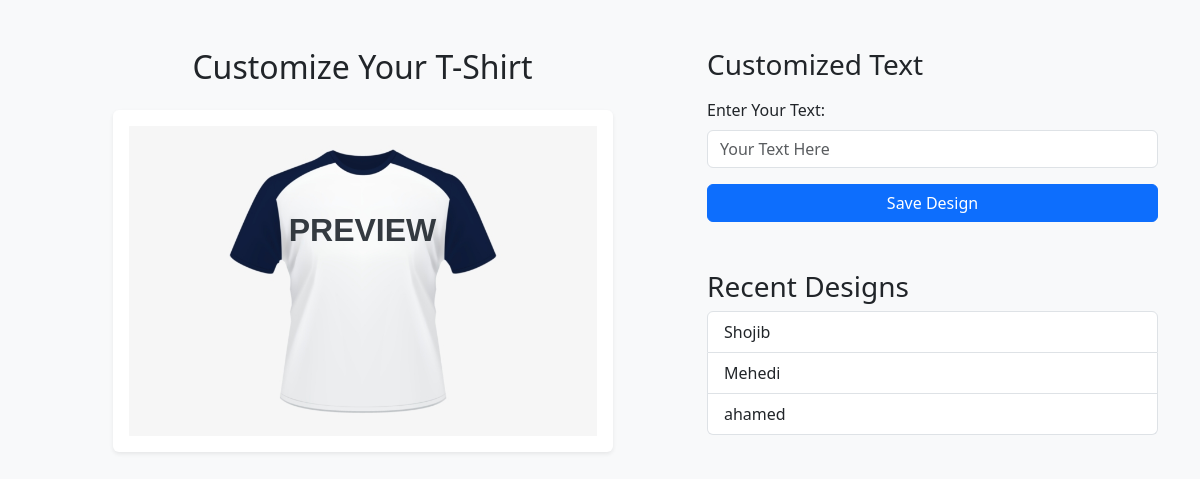
/task2/, run on an earlier commit of the app's database.
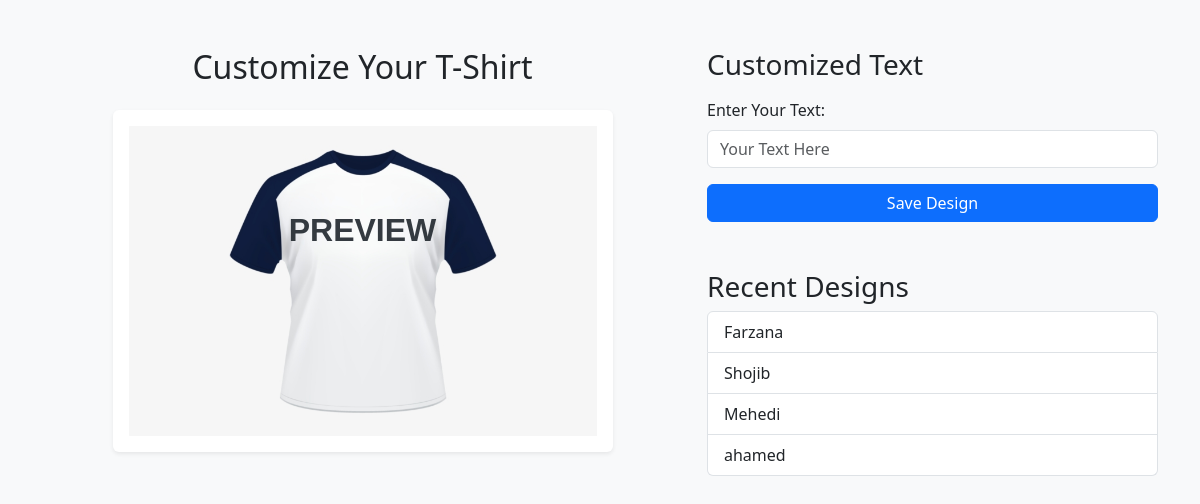
And on a later commit of the database.
### task_2/models.py (models this page shows, shortened)
class Customization(models.Model):
    product_id = models.CharField(max_length=50, default='t-shirt')
    custom_text = models.CharField(max_length=100)
    created_at = models.DateTimeField(auto_now_add=True)

### task_2/views.py (the view)
# urls.py: path('', views.designer_view, name='designer_view'),
def designer_view(request):
    designs = Customization.objects.order_by('-created_at')[:5]
    return render(request, 'task_2/index.html', {'designs': designs})

### templates/task_2/index.html (shortened to what this page needs)
{% load static %}
<!DOCTYPE html>
<html lang="en">
<head>
    <link href="https://cdn.jsdelivr.net/npm/bootstrap@5.3.2/dist/css/bootstrap.min.css" rel="stylesheet">
    <link rel="stylesheet" href="{% static 'task_2/css/style.css' %}">
</head>
<body class="bg-light">
    <div class="container mt-5">
        <div class="row">
            <div class="col-md-7">
                <h2 class="mb-4 text-center">Customize Your T-Shirt</h2>
                <div class="product-container shadow-sm p-3 bg-white rounded">
                    <img src="{% static 'task_2/images/tshirt.png' %}" class="img-fluid" alt="T-Shirt">
                    <div id="text-overlay" class="text-overlay">PREVIEW</div>
                </div>
            </div>
            <div class="col-md-5">
                <div class="controls mt-4 mt-md-0">
                    <h3 class="mb-3">Customized Text</h3>
                    <div class="mb-3">
                        <label for="customText" class="form-label">Enter Your Text:</label>
                        <input type="text" class="form-control" id="customText" placeholder="Your Text Here" maxlength="20">
                    </div>
                    <button id="saveButton" class="btn btn-primary w-100">Save Design</button>
                </div>
                <div class="designs mt-5">
                    <h3>Recent Designs</h3>
                    <ul id="designsList" class="list-group">
                        {% for design in designs %}
                            <li class="list-group-item">{{ design.custom_text }}</li>
                        {% empty %}
                            <li id="no-designs-msg" class="list-group-item">No designs saved yet.</li>
                        {% endfor %}
                    </ul>
                </div>
            </div>
        </div>
    </div>
</body>
</html>

What changed in the data, as far as the page shows it:
added Customization: custom_text "Farzana"
